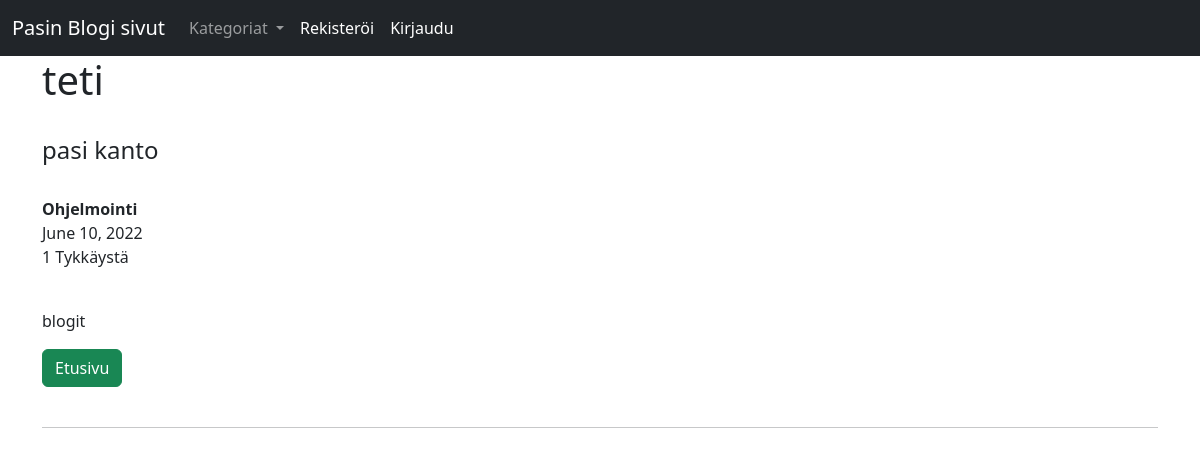
The app's page /artikkeli/15 with its own data.
### blogi/models.py (models this page shows, shortened)
class Post(models.Model):
  title = models.CharField(max_length = 255)
  author = models.ForeignKey(User, on_delete= models.CASCADE)
  kategoria = models.CharField(max_length = 255, default = 'ei kategoriaa')
  body = RichTextField(blank = True, null = True)
  kuvan_malli = models.ImageField(null=True, blank=True, upload_to ='images/')
  julkaisu = models.DateField(auto_now_add= True)
  likes = models.ManyToManyField(User, related_name='blogi_posts')
  def tykkaykset_yhteensa(self):
    return self.likes.count()

### blogi/views.py (the view)
# urls.py: path('artikkeli/<int:pk>', Artikkeli.as_view(), name = 'artikkeli'),
class Artikkeli(DetailView):
  model = Post
  template_name = 'artikkeli.html'
  def get_context_data(self, *args, **kwargs):
    kat_lista = Kategoria.objects.all()
    context = super(Artikkeli, self).get_context_data(*args, **kwargs)
    random  = get_object_or_404(Post, id = self.kwargs['pk'])
    tykkaykset_yhteensa = random.tykkaykset_yhteensa()
    liked = False
    if random.likes.filter(id = self.request.user.id).exists():
      liked = True
    context["kat_lista"] = kat_lista
    context["tykkaykset_yhteensa"] = tykkaykset_yhteensa
    context["liked"] =liked
    return context

### blogi/models.py (called while the page is built)
  def __str__(self):
    return self.nimi

### blogi/templates/artikkeli.html (shortened to what this page needs)
{%extends 'base.html'%}
{% block content%}
  <h1>{{ post.title}}</h1>
  <br/>
  <h4>{{post.author.first_name}}  {{post.author.last_name}}</h4><br/>
   <strong>{{post.kategoria}}</strong><br/>
  {{post.julkaisu}}<br/>
   <p>{{ tykkaykset_yhteensa }}  Tykkäystä</p><br/>
  <p>{{post.body|safe }}</p>
  <a href="{% url 'home' %}" class="btn btn-success">Etusivu</a>
  <br/><br/>
  <hr>
  <br/>
  {%endblock%}

### records on screen
Post: title "teti", author.first_name "pasi", author.last_name "kanto", kategoria "Ohjelmointi", julkaisu "June 10, 2022", body "blogit"
